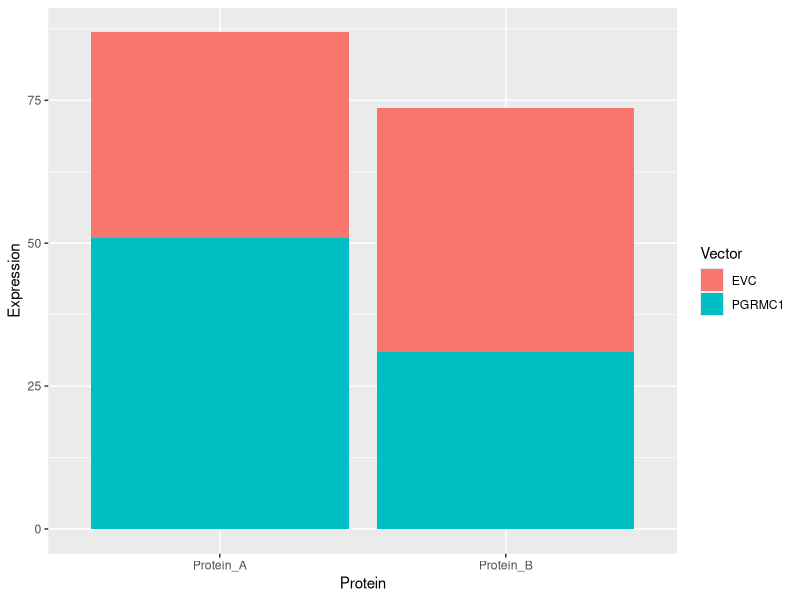
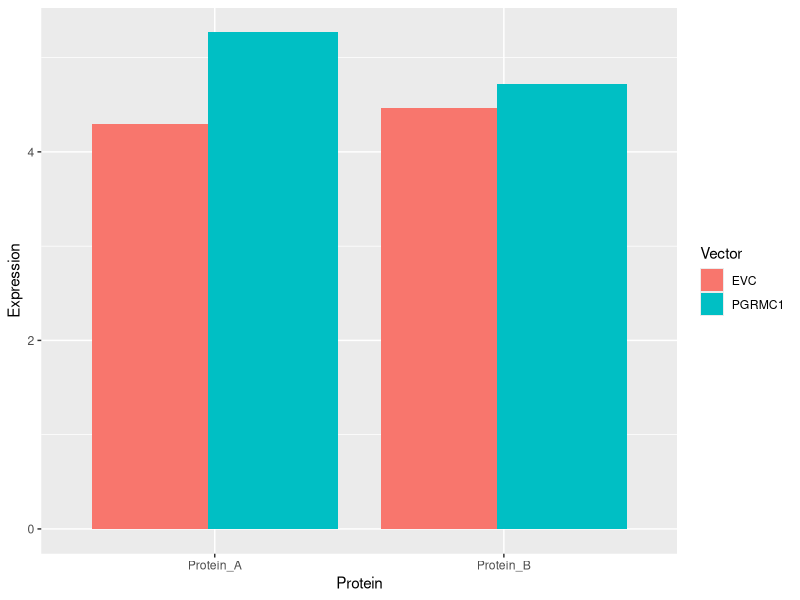
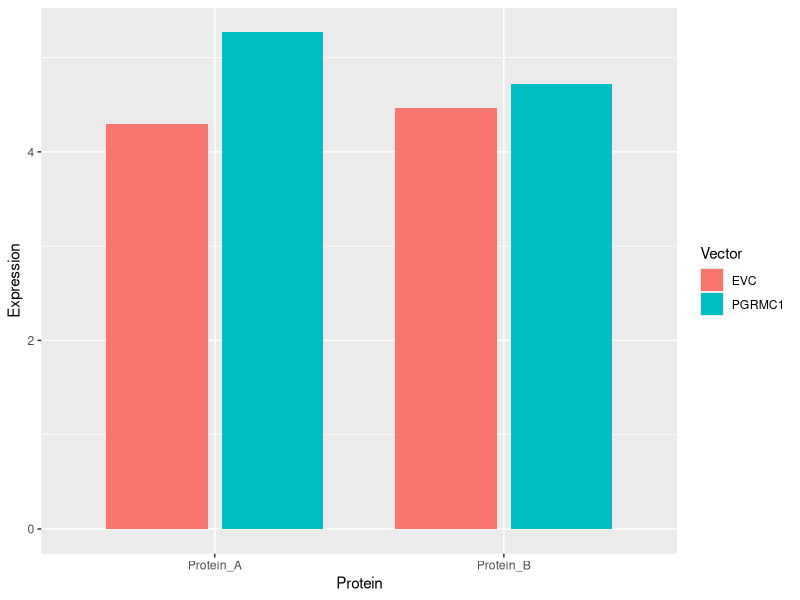
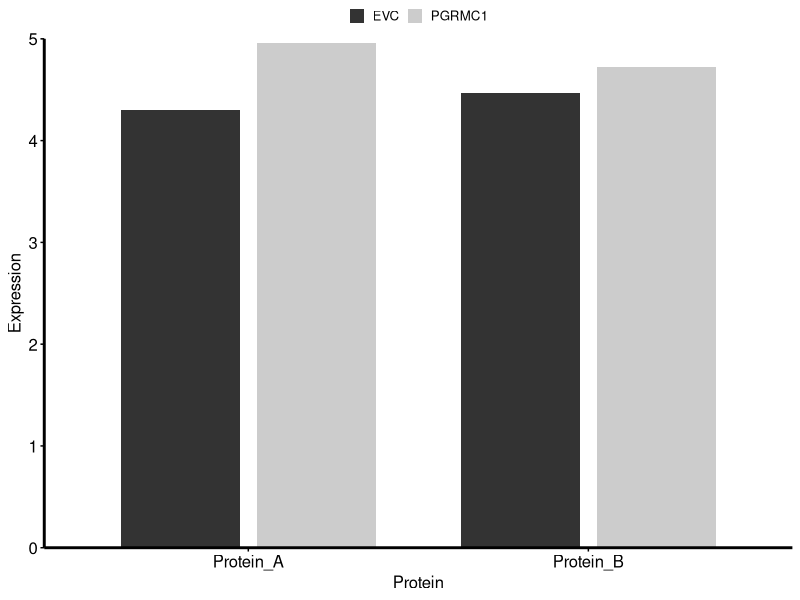
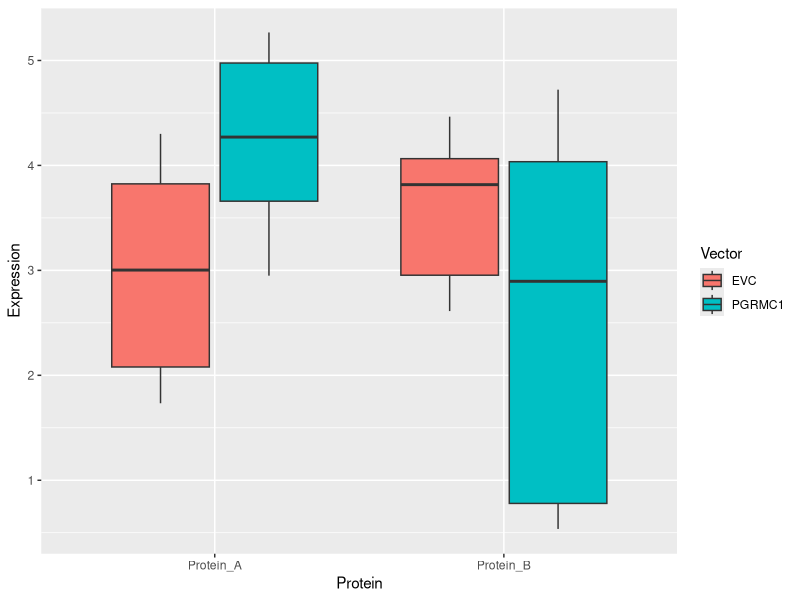
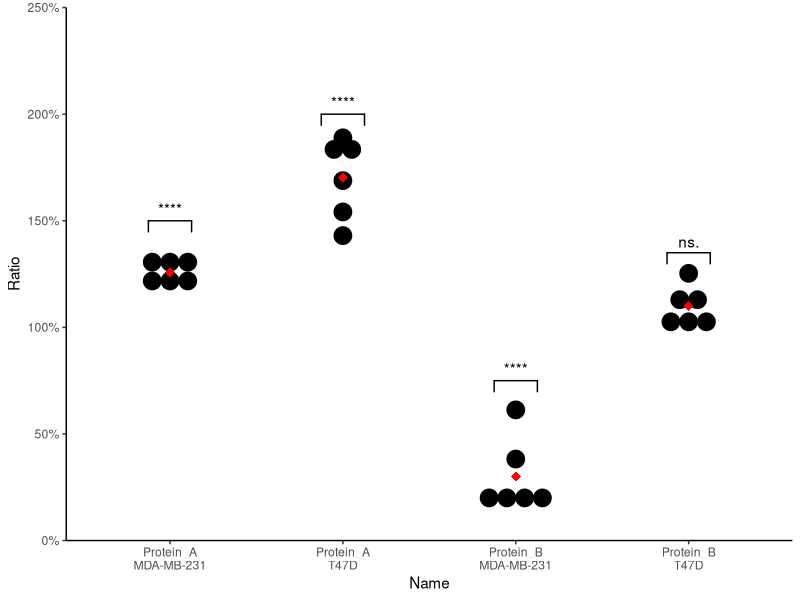
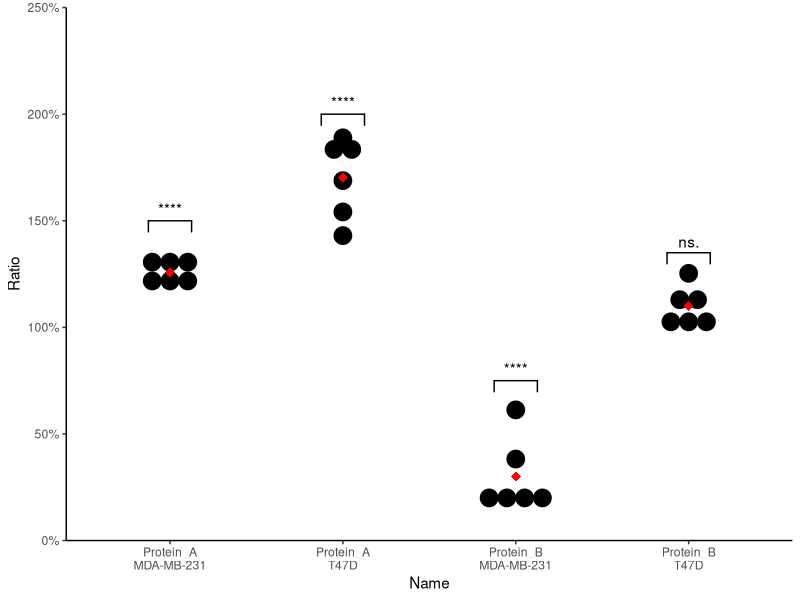

The R source for these figures, in order:
## ---- chunk 1
if("tidyverse" %in% rownames(installed.packages()) == FALSE)
{
  install.packages("tidyverse")
}
if("Hmisc" %in% rownames(installed.packages()) == FALSE)
{
  install.packages("Hmisc")
}
if("ggsignif" %in% rownames(installed.packages()) == FALSE)
{
  install.packages("ggsignif")
}

library(tidyverse)
library(ggsignif)
## ---- chunk 2
data <- read.table(
    "csv/expression.csv",
    header = TRUE,
    quote = '"',
    stringsAsFactors = FALSE,
    sep = ","
  )

data_ttest <- data.frame(Cell.Line  = character(), Protein = character(), p.val = numeric(), stringsAsFactors =  FALSE)
data_ratios <- data.frame(Cell.Line = character(), Protein = character(), Ratio = numeric(), stringsAsFactors = FALSE)
i <- 1
j <- 1
for(Cell.Line in unique(data$Cell.Line)){
  for(Protein in unique(data$Protein)){
    subset <- data[which(data$Cell.Line == Cell.Line & data$Protein == Protein), ]
    subset_EVC <- subset[which(subset$Vector == "EVC"), ]
    subset_PGRMC1 <- subset[which(subset$Vector == "PGRMC1"), ]
    data_ttest[i, "Cell.Line"] <- Cell.Line
    data_ttest[i,  "Protein"] <- Protein
    data_ttest[i, "p.val"] <- t.test(subset_EVC$Expression, subset_PGRMC1$Expression, alternative ="two.sided")$p.val
    i = i+1
    
    j_end <- j+length(subset_PGRMC1[,1])-1
    data_ratios[j:j_end, "Cell.Line"] <- Cell.Line
    data_ratios[j:j_end, "Protein"] <- Protein
    data_ratios[j:j_end, "Ratio"] <- subset_PGRMC1$Expression / mean(subset_EVC$Expression)
    
    j = j_end+1
  }
}
data_ttest$q.val <- p.adjust(data_ttest$p.val, "fdr")

data_ratios$Name <- paste(data_ratios$Protein, data_ratios$Cell.Line, sep="\n")

data_summary <- data %>% group_by(Cell.Line, Protein, Vector) %>% 
  summarize(mean = mean(Expression), sd = sd(Expression))

rm("i", "subset", "subset_EVC", "subset_PGRMC1", "Cell.Line", "Protein", "j", "j_end")
## ---- chunk 3
p <- ggplot(data, aes(x = Protein, y = Expression, fill = Vector))
## ---- chunk 4
p <- ggplot(data , aes(x = Protein, y = Expression, fill = Vector))
p <-p + geom_bar(stat="identity")
print(p)
## ---- chunk 5
p <- ggplot(data , aes(x = Protein, y = Expression, fill = Vector))
p <-p + geom_bar(position = position_dodge(width = 0.8) ,
                 stat = "identity")
print(p)
## ---- chunk 6
p <- ggplot(data , aes(x = Protein, y = Expression, fill = Vector))
p <-p + geom_bar(width = 0.7, position = position_dodge(width = 0.8) ,
                 stat = "identity")
print(p)
## ---- chunk 7
p <- ggplot(data , aes(x = Protein, y = Expression, fill = Vector))
p <-p + geom_bar(width = 0.7, position = position_dodge(width = 0.8) ,
                 stat = "identity")

p <- p + scale_fill_grey(start = 0.2, end = 0.8)
p <- p + scale_y_continuous(limits = c(0, 5), expand = c(0, 0))

p <- p + theme_classic()

p <- p + theme(legend.position = "top")
p <- p + theme(text = element_text(size=12, color="black"))
p <- p + theme(axis.text.y = element_text(size=12, color="black"))
p <- p + theme(axis.text.x = element_text(size=12, color="black"))
p <- p + theme(axis.line = element_line(
  colour = "black", size = 1, linetype = "solid", lineend = 'butt'))
p <- p + theme(legend.key.size = unit(0.8,"line"))
p <- p + theme(axis.ticks.x = element_line(color = "black"))
p <- p + theme(axis.ticks.y = element_line(color = "black"))
p <- p + theme(legend.title = element_blank())
p <- p + theme(legend.margin=margin(t = 0, unit='cm'),
               legend.key = element_blank(),
               legend.background=element_blank())
print(p)
## ---- chunk 8
p <- ggplot(data, aes(x=Protein, y=Expression, fill = Vector)) + geom_boxplot(outlier.colour="red", outlier.shape=8,
                outlier.size=4)
print(p)
## ---- chunk 9
p <- ggplot(data_ratios, aes(x=Name, y=Ratio))
#p <- p + geom_violin(trim = FALSE)
p <- p + geom_dotplot(binaxis='y', stackdir='center')

p <- p + scale_y_continuous(limits = c(0, 2.5), expand = c(0, 0),
                            labels = scales::percent_format(accuracy = 1))
#p <- p + coord_flip()
p <- p + stat_summary(fun=mean, geom="point", shape=18, size=3, color="red")
#p + stat_summary(fun.data="mean_sdl", fun.args = list(mult=1), 
#                 geom="crossbar", width=0.3)
p <- p + stat_summary(fun.data=mean_sdl, fun.args = list(mult=1), 
                 geom="pointrange", color="red", width=0.5)
p <- p + theme_classic()


data_significance <- data.frame("signif_x" = numeric(),
                                "signif_xend" = numeric(),
                                "signif_y" = numeric(),
                                "signif_annotation" = character(),
                                stringsAsFactors = FALSE)

sig_length <- 0.125
data_significance[1, ]<- c(1-sig_length, 1+sig_length, 1.5, '****')
data_significance[2, ]<- c(2-sig_length, 2+sig_length, 2, ' **** ')
data_significance[3, ]<- c(3-sig_length, 3+sig_length, 0.75, '  ****  ')
data_significance[4, ]<- c(4-sig_length, 4+sig_length, 1.35, 'ns.')

data_significance$signif_x <- as.numeric(data_significance$signif_x)
data_significance$signif_xend <- as.numeric(data_significance$signif_xend)
data_significance$signif_y <- as.numeric(data_significance$signif_y)

p <- p + geom_signif(xmin = data_significance$signif_x,
                xmax  = data_significance$signif_xend,
                y_position = data_significance$signif_y,
                annotation= data_significance$signif_annotation)

print(p)

ggsave(
  plot = p,
  width = 10,
  height = 7.5,
  dpi = 300,
  filename = paste('export/dotplot.pdf', sep = ''),
  units = "cm"
)
